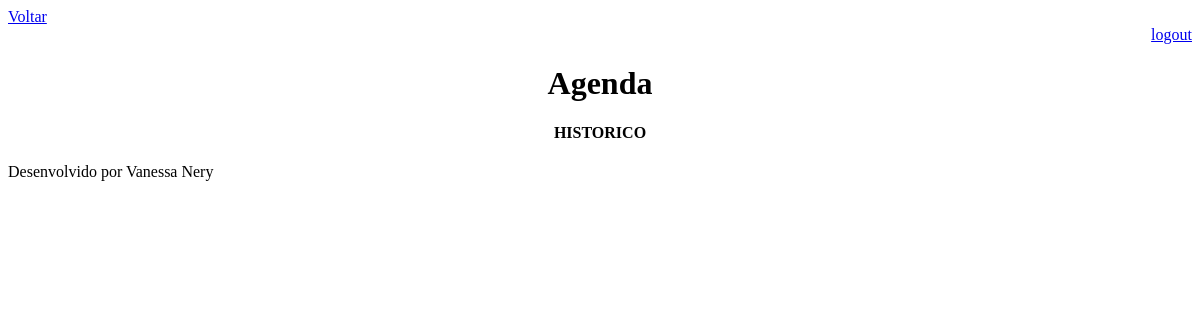
Page /agenda/historico/ (signed in) on the earlier database version.
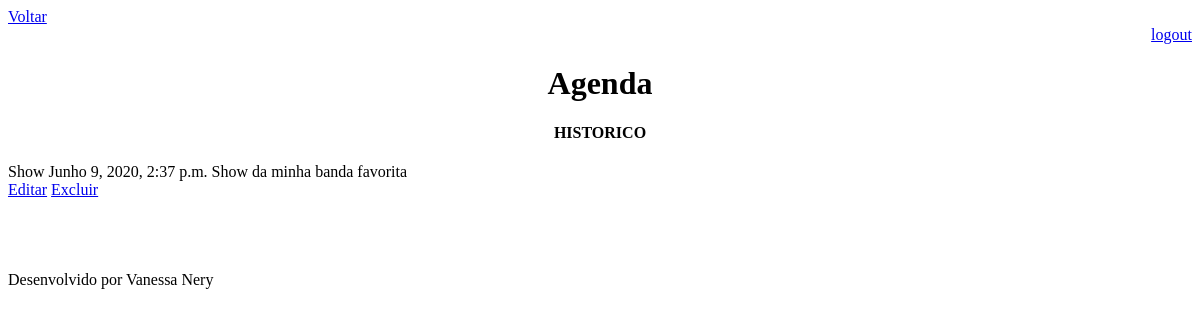
Same page on the later database version.
### core/models.py (models this page shows, shortened)
class Event(models.Model):
    title = models.CharField(max_length=100, verbose_name='Titulo')
    description = models.TextField(blank=True, null=True, verbose_name='Descrição')
    date_event = models.DateTimeField(verbose_name='Data do Evento')
    date_create = models.DateTimeField(auto_now=True, verbose_name='Data de Criação')
    user = models.ForeignKey(User, on_delete=models.CASCADE, verbose_name='Usuário')
    class Meta:
        db_table = 'event'

### core/views.py (the view)
# urls.py: path('agenda/historico/', views.historic)
@login_required(login_url='/login/')
def historic(request):
    user = request.user
    current_date = datetime.now()
    event = Event.objects.filter(user=user,
                                 date_event__lt=current_date)
    data = {'events': event}
    return render(request, 'historico.html', data)

### templates/historico.html
{% extends "model-page.html" %}
{% block content %}
<h4 style="text-align:center">HISTORICO</h4>
{% for event in events %}
<section>
    <span>{{ event.title }}</span>
    <span>{{ event.date_event }}</span>
    <span>{{ event.description }}</span>
    <div>
        <a href="evento/?id={{ event.id }}">Editar</a>
        <a href="evento/delete/{{ event.id }}">Excluir</a>
    </div>
</section>
<br>
<br>
<br>
<br>
{% endfor %}
{% endblock %}

Differences in the rows shown:
now on this page (row edited): Event: title "Show", date_event "Junho 9, 2020, 2:37 p.m.", description "Show da minha banda favorita"
